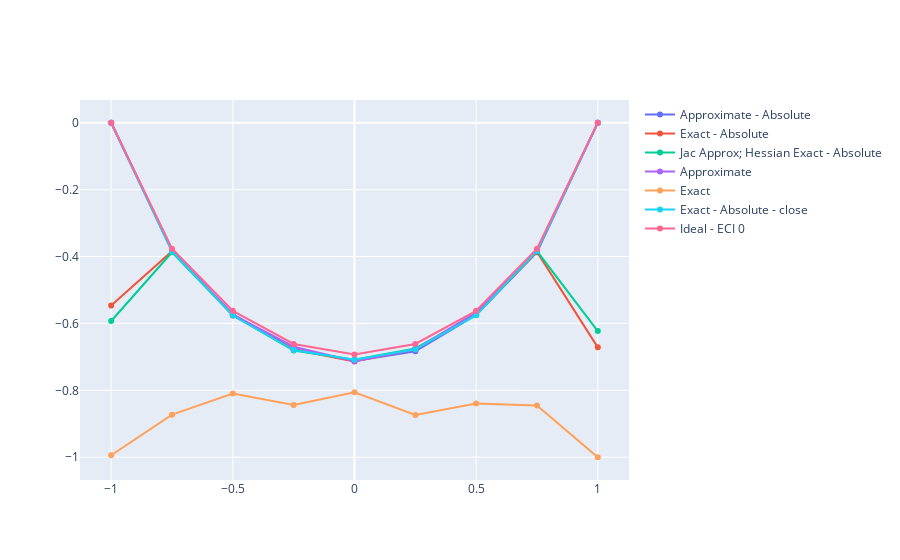

The notebook cell saved with this chart:
### Code cell
#plt.plot(df1['1-point_corr'],df1['F'])
#plt.plot(df2['1-point_corr'],df2['F'])
#plt.plot(df3['1-point_corr'],df3['F'])

fig = go.Figure()
fig.add_trace(go.Scatter(x = df1['1-point_corr'], y = df1['F'], mode='markers+lines',name='Approximate - Absolute'))
fig.add_trace(go.Scatter(x = df2['1-point_corr'], y = df2['F'], mode='markers+lines',name='Exact - Absolute'))
fig.add_trace(go.Scatter(x = df3['1-point_corr'], y = df3['F'], mode='markers+lines',name='Jac Approx; Hessian Exact - Absolute'))
fig.add_trace(go.Scatter(x = df4['1-point_corr'], y = df4['F'], mode='markers+lines',name='Approximate'))
fig.add_trace(go.Scatter(x = df5['1-point_corr'], y = df5['F'], mode='markers+lines',name='Exact'))
fig.add_trace(go.Scatter(x = df6['1-point_corr'], y = df6['F'], mode='markers+lines',name='Exact - Absolute - close'))
x_ideal = (1+df6['1-point_corr'])/2
y_ideal = x_ideal*np.log(x_ideal)+(1-x_ideal)*np.log(1-x_ideal)
fig.add_trace(go.Scatter(x = df6['1-point_corr'], y = y_ideal, mode='markers+lines',name='Ideal - ECI 0'))

### Figure 1 — Plotly figure (JSON) as saved in the notebook; plotly's stock layout.template omitted (floating-point values rounded to 4 significant figures)
{"data": [{"mode": "markers+lines", "name": "Approximate - Absolute", "type": "scatter", "x": [-1, -0.75, -0.5, -0.25, 0, 0.25, 0.5, 0.75, 1], "y": [-2.315e-07, -0.3839, -0.573, -0.6768, -0.7126, -0.683, -0.5746, -0.3869, -2.314e-07]}, {"mode": "markers+lines", "name": "Exact - Absolute", "type": "scatter", "x": [-1, -0.75, -0.5, -0.25, 0, 0.25, 0.5, 0.75, 1], "y": [-0.5461, -0.3842, -0.576, -0.6781, -0.7137, -0.6772, -0.5736, -0.3862, -0.6715]}, {"mode": "markers+lines", "name": "Jac Approx; Hessian Exact - Absolute", "type": "scatter", "x": [-1, -0.75, -0.5, -0.25, 0, 0.25, 0.5, 0.75, 1], "y": [-0.5928, -0.3871, -0.5753, -0.6811, -0.7083, -0.6749, -0.574, -0.3837, -0.6229]}, {"mode": "markers+lines", "name": "Approximate", "type": "scatter", "x": [-1, -0.75, -0.5, -0.25, 0, 0.25, 0.5, 0.75, 1], "y": [-3.235e-07, -0.3812, -0.5736, -0.6697, -0.7133, -0.6774, -0.5672, -0.3824, -1.42e-06]}, {"mode": "markers+lines", "name": "Exact", "type": "scatter", "x": [-1, -0.75, -0.5, -0.25, 0, 0.25, 0.5, 0.75, 1], "y": [-0.9942, -0.8728, -0.8098, -0.844, -0.8057, -0.874, -0.8394, -0.8454, -1.0]}, {"mode": "markers+lines", "name": "Exact - Absolute - close", "type": "scatter", "x": [-1.0, -0.75, -0.5, -0.25, 0, 0.25, 0.5, 0.75, 1.0], "y": [-1.945e-07, -0.385, -0.5765, -0.6795, -0.7086, -0.677, -0.5754, -0.3828, -1.882e-07]}, {"mode": "markers+lines", "name": "Ideal - ECI 0", "type": "scatter", "x": [-1.0, -0.75, -0.5, -0.25, 0, 0.25, 0.5, 0.75, 1.0], "y": [-4.19e-15, -0.3768, -0.5623, -0.6616, -0.6931, -0.6616, -0.5623, -0.3768, -4.19e-15]}], "layout": {}}
